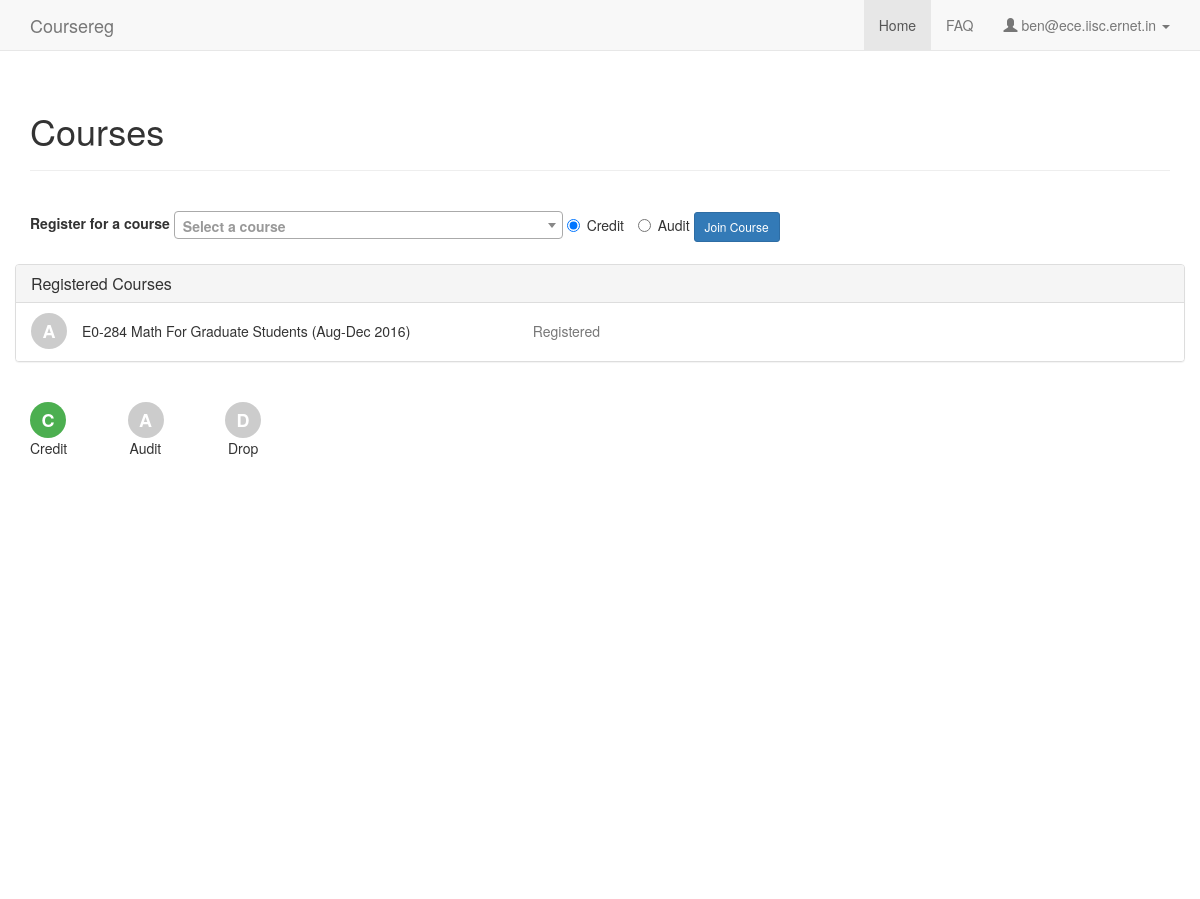
/ (signed in), run on an earlier commit of the app's database.
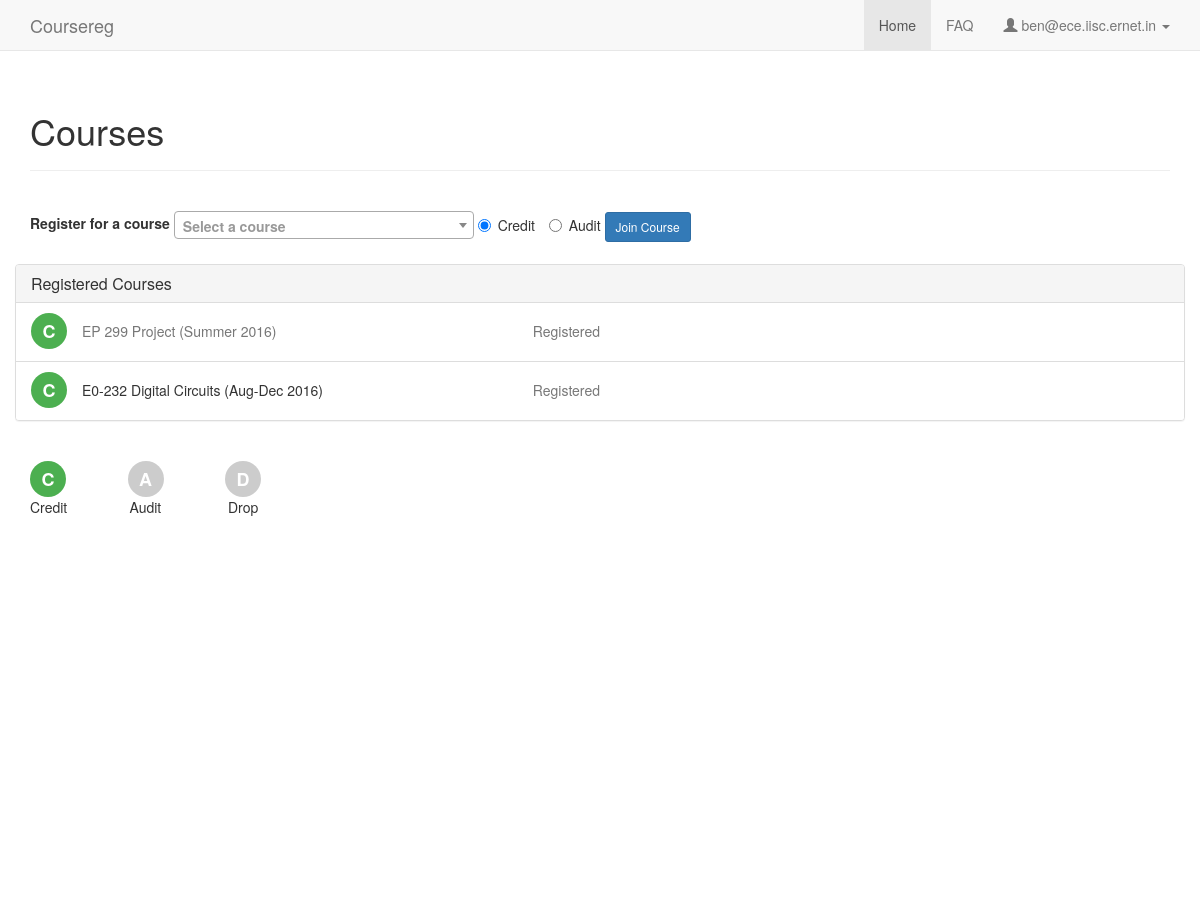
And on a later commit of the database.
### coursereg/models.py (models this page shows, shortened)
class Course(models.Model):
    num = models.CharField(max_length=100)
    title = models.CharField(max_length=200)
    department = models.ForeignKey(Department, on_delete=models.CASCADE)
    term = models.ForeignKey(Term, default=get_recent_term)
    year = models.CharField(max_length=4, default=get_recent_year)
    num_credits = models.IntegerField(default=3, verbose_name="Number of credits")
    credit_label = models.CharField(max_length=100, default='', verbose_name="Credit split (ex: 3:0)", blank=True)
    should_count_towards_cgpa = models.BooleanField(default=True)
    auto_adviser_approve = models.BooleanField(default=False)
    auto_instructor_approve = models.BooleanField(default=False)
    last_reg_date = models.DateTimeField(verbose_name="Last registration date", default=get_recent_last_reg_date)
    last_adviser_approval_date = models.DateTimeField(verbose_name="Last adviser approval date", default=get_recent_last_adviser_approval_date)
    last_instructor_approval_date = models.DateTimeField(verbose_name="Last instructor approval date", default=get_recent_last_instructor_approval_date)
    last_conversion_date = models.DateTimeField(verbose_name="Last credit/audit conversion date", default=get_recent_last_conversion_date)
    last_drop_date = models.DateTimeField(verbose_name="Last drop date", default=get_recent_last_drop_date)
    last_drop_with_mention_date = models.DateTimeField(verbose_name="Last drop with mention date", default=get_recent_last_drop_with_mention_date)
    last_grade_date = models.DateTimeField(verbose_name="Last grade date", default=get_recent_last_grade_date)
    created_at = models.DateTimeField(auto_now_add=True)
    updated_at = models.DateTimeField(auto_now=True)
    def is_last_reg_date_passed(self):
        return timezone.now() > self.last_reg_date
    def __unicode__(self):
        return self.num + ' ' + self.title + ' (%s %s)' % (self.term, self.year)

class Term(models.Model):
    name = models.CharField(max_length=100)
    is_active = models.BooleanField(default=True)
    default_last_reg_date = models.DateTimeField(verbose_name="Deafult last registration date", help_text="Note: Year field is ignored", default=timezone.now)
    default_last_adviser_approval_date = models.DateTimeField(verbose_name="Deafult last adviser approval date", help_text="Note: Year field is ignored", default=timezone.now)
    default_last_instructor_approval_date = models.DateTimeField(verbose_name="Deafult last instructor approval date", help_text="Note: Year field is ignored", default=timezone.now)
    default_last_conversion_date = models.DateTimeField(verbose_name="Deafult last credit/audit conversion date", help_text="Note: Year field is ignored", default=timezone.now)
    default_last_drop_date = models.DateTimeField(verbose_name="Deafult last drop date", help_text="Note: Year field is ignored", default=timezone.now)
    default_last_drop_with_mention_date = models.DateTimeField(verbose_name="Deafult last drop with mention date", help_text="Note: Year field is ignored", default=timezone.now)
    default_last_grade_date = models.DateTimeField(verbose_name="Deafult last grade date", help_text="Note: Year field is ignored", default=timezone.now)
    def __unicode__(self):
        return self.name

### coursereg/views/common.py (the view)
# urls.py: url(r'^$', views.common.index, name='index'),
@login_required
def index(request):
    if request.user.is_superuser:
        return redirect('admin:index')
    elif request.user.user_type == models.User.USER_TYPE_STUDENT:
        return student.index(request)
    elif request.user.user_type == models.User.USER_TYPE_FACULTY:
        return redirect('coursereg:adviser')
    elif request.user.user_type == models.User.USER_TYPE_DCC:
        return dcc.index(request)
    else:
        messages.error(request, "User type not recognized.")
        return redirect('coursereg:fatal')

### coursereg/models.py (called while the page is built)
def get_default_grade():
    default_grade = Grade.objects.filter(name="Not graded", should_count_towards_cgpa=False, is_active=True).first()
    if not default_grade:
        default_grade = Grade.objects.create(name="Not graded", should_count_towards_cgpa=False, points=0)
    return default_grade.id

### coursereg/views/student.py (called while the page is built)
def get_desc(participant):
    if participant.is_drop:
        return 'Dropped this course'
    if not participant.is_adviser_approved:
        return 'Awaiting adviser review'
    if not participant.is_instructor_approved:
        return 'Adviser has approved. Awaiting instructor review'
    if participant.grade.id == models.get_default_grade():
        return 'Registered'
    else:
        return participant.grade
    return 'Unknown state'

### coursereg/templates/coursereg/student.html (shortened to what this page needs)
{% extends "coursereg/base.html" %}
{% block body %}
{% include "coursereg/nav.html" %}
<div class="container" id="maincontainer">
    <div class="row">
        <div class="col-md-12">
            <div class="page-header">
                <h1>Courses</h1>
            </div>
        </div>
    </div>
    <div class="row top-buffer-1">
        <div class="col-md-12">
            <form class="form-inline" method="post" action="{% url 'coursereg:participants_create' %}">
                <div class="form-group">
                    <label for="id_label_single">
                        Register for a course
                    </label>
                    <label class="radio-inline">
                        <input type="radio" name="reg_type" value="credit" checked>Credit
                    </label>
                    <label class="radio-inline">
                        <input type="radio" name="reg_type" value="audit">Audit
                    </label>
                </div>
                <button type="submit" class="btn btn-primary btn-sm">Join Course</button>
            </form>
        </div>
    </div>
    <div class="row top-buffer-1">
        <div class="panel panel-default">
            <div class="panel-heading">
                <h3 class="panel-title">Registered Courses</h3>
            </div>
            <ul class="list-group">
                {% for participant_id, should_count_towards_cgpa, is_credit, is_audit, is_drop, course, desc, deleteable in participants %}
                <li class="list-group-item">
                    {% if is_drop %}
                    <div title="Dropped" class="audit-bg pull-left">D</div>
                    {% elif is_audit  %}
                    <div title="Audit" class="audit-bg pull-left">A</div>
                    {% elif is_credit %}
                    <div title="Credit" class="credit-bg pull-left">C</div>
                    {% endif %}
                    <div class="row courserow">
                        <div class="col-md-5">
                            {% if not should_count_towards_cgpa %}
                            <p class="text-muted">
                            {% else %}
                            <p>
                            {% endif %}
                                {{ course }}
                            </p>
                        </div>
                        <div class="col-md-6">
                            <p class="text-muted">
                                {{ desc }}
                            </p>
                        </div>
                    </div>
                </li>
                {% endfor %}
            </ul>
        </div>
    </div>
    <div class="row top-buffer-1">
        <div class="col-md-1 col-xs-3">
            <div title="Credit" class="credit-bg">C</div>
            <div>Credit</div>
        </div>
        <div class="col-md-1 col-xs-3">
            <div title="Credit" class="audit-bg">A</div>
            <div style="margin-left:2px;">Audit</div>
        </div>
        <div class="col-md-1 col-xs-3">
            <div title="Credit" class="audit-bg">D</div>
            <div style="margin-left:3px;">Drop</div>
        </div>
    </div>
</div>
{% endblock %}
{% block script %}
{% load staticfiles %}
<link href="{% static 'coursereg/css/select2.min.css' %}" rel="stylesheet">
{% endblock %}

What changed in the data, as far as the page shows it:
removed Course: shows "A", num+title+term "E0-284 Math For Graduate Students (Aug-Dec 2016)", desc "Registered"
now on this page (row edited): Course: shows "C", num+title+term "EP 299 Project (Summer 2016)", desc "Registered"
now on this page (row edited): Course: shows "C", num+title+term "E0-232 Digital Circuits (Aug-Dec 2016)", desc "Registered"
